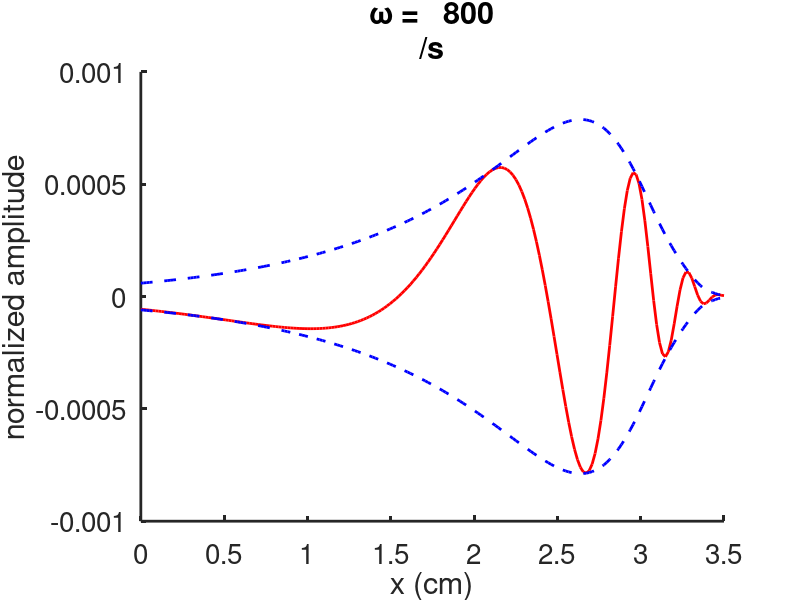

Reproduce this figure in MATLAB. (Note: a time limit stopped this script after it produced the figure.)
clear all
close all
clc
set(0,                           ...
   'defaultaxesfontsize', 20,   ...
   'defaultaxeslinewidth', 2.0, ...
   'defaultlinelinewidth', 2.0, ...
   'defaultpatchlinewidth', 0.7);
num = 200;
L = 3.5;   % Units of cm
l = 0.35;
lam = 1.5;
xi = linspace(0,1,num);
k = (1.e7)*exp(-lam*xi*L);   % don't forget that  x=xi*L  
mass = 0.05;
r = 3000*exp(-lam*xi*L);
% two cases:
wlist=[800,1500];

for wj = 1:2
    w = wlist(wj);


Z = 1i*w*mass + r -1i* k/w;
W = -1i*Z/(w*L);
sigma = l/L;


% Initialize
N =100;
alpha = zeros(N+1);
f = zeros(N+1,1);
A = zeros(N+1,1);

% get matrix coefficients
for n=0:N
    nn = n+1;
    for m = 0:N
        mm = m+1;
        alpha(mm,nn) = 2*cosh(n*pi*sigma)*trapz(xi,cos(n*pi*xi).*cos(m*pi*xi)./W);
        f(mm) = -trapz(xi,xi.*(2-xi).*cos(m*pi*xi)./W);
    end
    alpha(nn,nn) = alpha(nn,nn) + n*pi*sinh(n*pi*sigma)/2;
end
f(1) = f(1) - sigma;

% solve linear equations for Fourier coefficients
A  = alpha\f;

 
% construct phi on y=0
y = 0.0;   % evaluate eta on the membrane
phi = xi.*(1-xi/2) - sigma*y.*(1-y/(2*sigma));
for n=0:N
    phi = phi + A(n+1)*cosh(n*pi*(sigma-y))*cos(n*pi*xi);
end

Fhat = 1;   % driving force
phi = phi/(1i*w*L*Fhat);
eta = 2*phi./W;

figure(2*wj-1)
plot(xi*L,real(eta),'r' )
hold on
plot(xi*L,abs(eta),'--b',xi*L,-abs(eta)','--b','LineWidth',2)
 xlabel('x (cm)')
   ylabel('normalized amplitude')
   formatSpecF = '%6.0f\n';
 xlim([0,L])
   title(strcat('\omega = ',sprintf(formatSpecF,w),'/s'))
   box off

% animate the wave, just for fun 
N = 200;
times = linspace(0,10/w,N);
figure(2*wj)
for j=1:N
    etawave = eta*exp(1i*w*times(j));
    plot(xi*L,real(etawave),'r',xi*L,abs(etawave),'--b',xi*L,-abs(etawave),'--b')
   xlabel('x (cm)')
   ylabel('normalized amplitude')
   box off
   xlim([0,L])
   drawnow
    pause(0.02)
end

end


%igorout = [x' real(eta/max(eta))' abs(eta/max(eta))' -abs(eta/max(eta))'];
%writematrix(igorout,'igor_800.dat')
